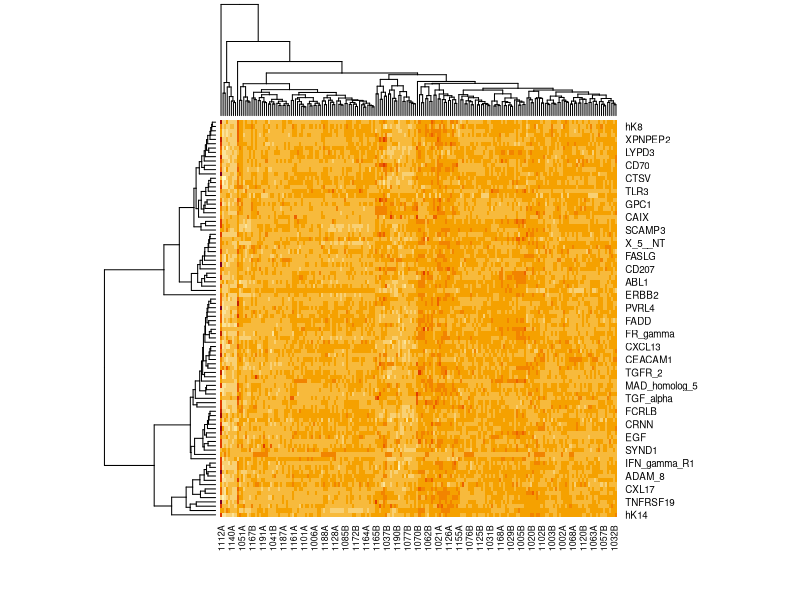
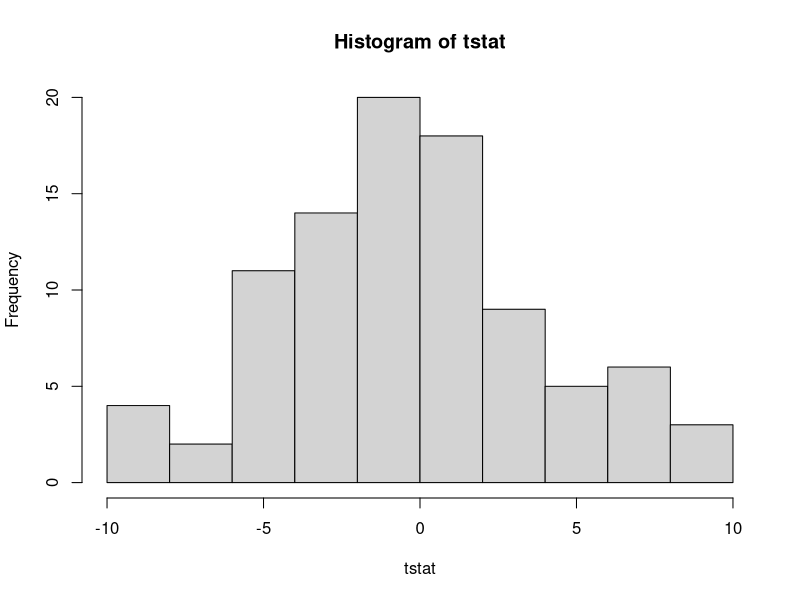
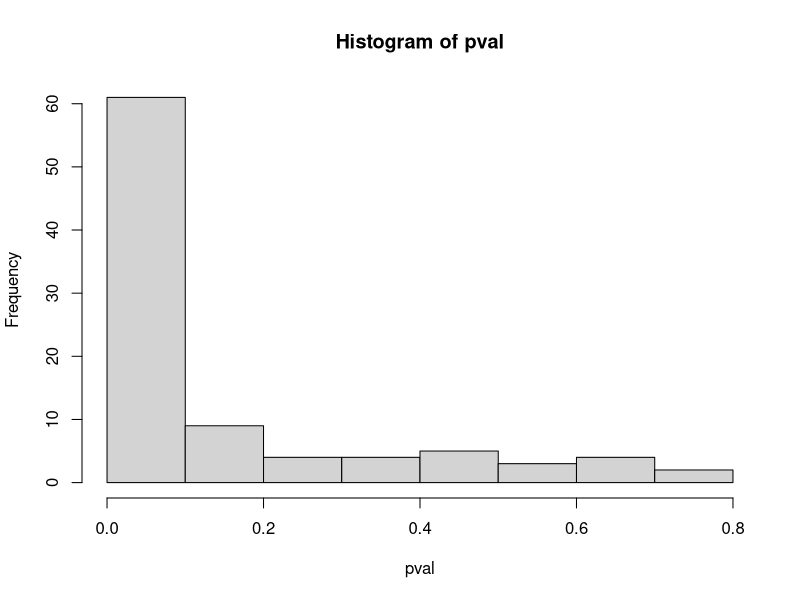

Reproduce these figures in R, in order.
# omicsExample2.R
#
# Code for Example 2 for QucikIntro2R: 92 protein serum levels for cases and 
# controls, with a quality flag, measured on a chip (synthetic data)
# 
# Alexander.Ploner@ki.se 2020-11-19

# We assume that the data files are in the current working directory
# Use setwd() as required

# Read the phenotypic data from an Excel file
# as.list() is necessary so that R recognizes the stringsAsFactors-flag
library(readxl)
pheno <- as.data.frame( as.list(read_xlsx("covar.xlsx")) , stringsAsFactors = TRUE)
# Read the protein data (delimited text file)
prot  <- read.table("prot.txt", header = TRUE, check.names = FALSE, stringsAsFactors = TRUE)

# Look at the phenotypic data: seems ok
head(pheno)
head(prot)

# Structure of the data: phenotypic data is rows = subjects,
# protein data has columns = subjects
str(pheno)
str(prot)

# Simple numerical summaries of pheno data
summary(pheno)

# Let's look at a heatmap of the protein data
# Note that heatmap requires a matrix, not a data frame,
# so we have to convert
# Proteins come in two distinct clusters, subjects have
# 3-4 main clusters and one outgroup
heatmap(as.matrix(prot))

# Now we run a t-test for all proteins, comparing the means
# of cases and controls (variable tp) via a t-test

# We use a very R-typical technique: we can _apply_ a function 
# (here: t.test) to all rows (1) or all columns (2) of a data 
# matrix or data frame
# Here, each row of prot corresponds to a protein
ttests <- apply(prot, 1, function(x) t.test(x ~ pheno$tp))

# The result is a *list* of t-tests
head(ttests, 3)
ttests[[2]]
ttests$GZMB

# We use _lapply_ to extract the t-statistic and p-value from 
# the list of t-tests
tstat <- unlist( lapply(ttests, function(x) x$statistic) )
pval  <- unlist( lapply(ttests, function(x) x$p.value) )

# Let's look at the results: many large t-statistics, many small p-values
hist(tstat)
hist(pval)

# How many are formally significant at the 5% level?
table(pval < 0.05)
# Clearly, we should do some adjustments here; we choose the 
# false discovery rate (fdr)
pval_adj <- p.adjust(pval, "fdr")
table(pval_adj < 0.05)
# These are the identifiers of the significant proteins
rownames(prot)[pval_adj < 0.05]

# Let's roll this into a data frame
res <- data.frame(Protein = rownames(prot), tStat = tstat, FDR = pval_adj, row.names = NULL)
# Sort by significance
res <- res[order(res$FDR), ]
head(res)
